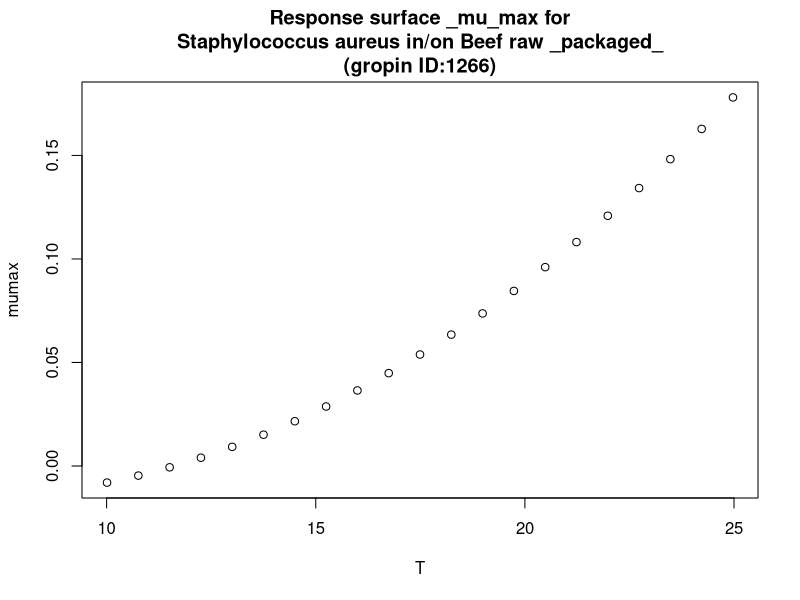

This chart was generated by the following R code:
#############################
# start of Parameter script
#############################
T <- seq(10.01,24.975024975025,length.out=21)
#############################
# end of Parameter script
#############################
############################# 
# start of Model script Gropin ID 1266 
#############################
 
# constant coefficients for this model
 
variables <- data.frame(T)
argumentsPar <- unique.data.frame(expand.grid(variables))
 
# heart of the model
response_surface <- function(T) {
   mumax <-0.006696-0.007041*T+0.0005566*T^2

	return(mumax=mumax)
} 

# output parameters
responseSurface <- cbind(argumentsPar,response_surface(argumentsPar['T']))
colnames(responseSurface) <- c(colnames(argumentsPar),'mumax')
#############################
# End of Model script
#############################
############################# 
# start of Visualisation script Gropin ID 1266 
#############################
titleText <-'Response surface _mu_max for
Staphylococcus aureus in/on Beef raw _packaged_
(gropin ID:1266)'
plot(T,responseSurface$'mumax',xlab='T',
                          ylab='mumax',main=titleText)
#############################
# End of Visualisation script
#############################
